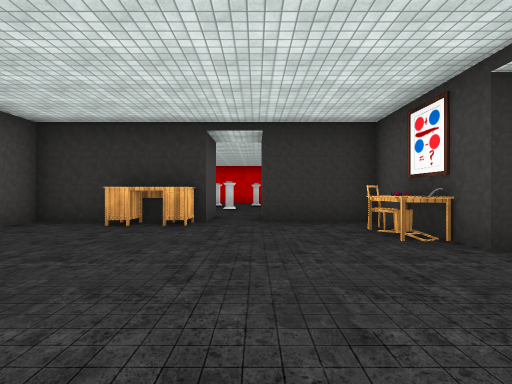
[1] (above)

16 first-person views from a walk through a scene from a Unity 3-D project. The camera is 1.2 m above the floor, looks level and sees 85° across. Doors are open. The floor is counted in squares, 2 m on a side. Each view is taken from the middle of a square. On the plan, view 1 faces up. The plan holds only what a view shows up to about 9 squares ahead; the rest is blank. The player is left out. Some surface patterns are stand-ins.

[2]
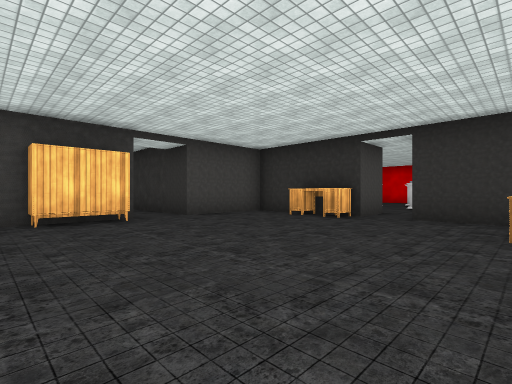

[3]
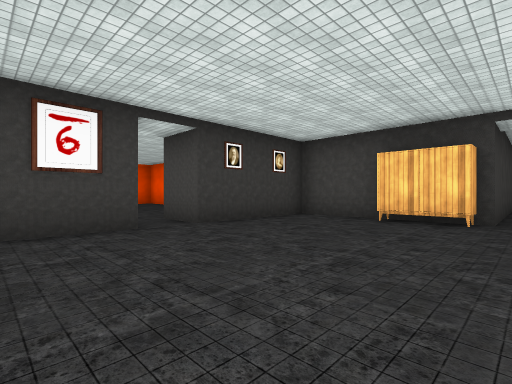

[4]
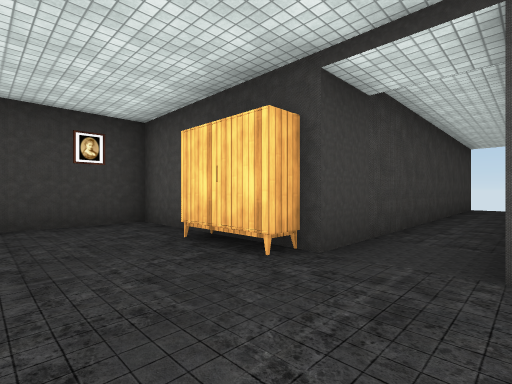

[5]
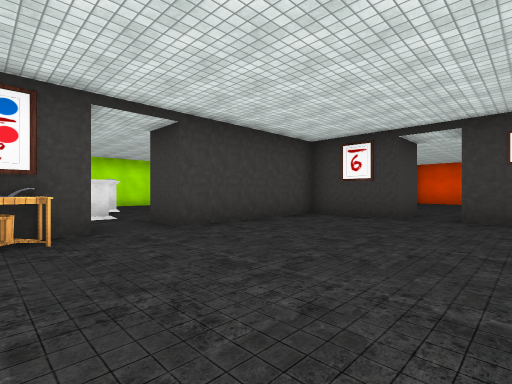

[6]
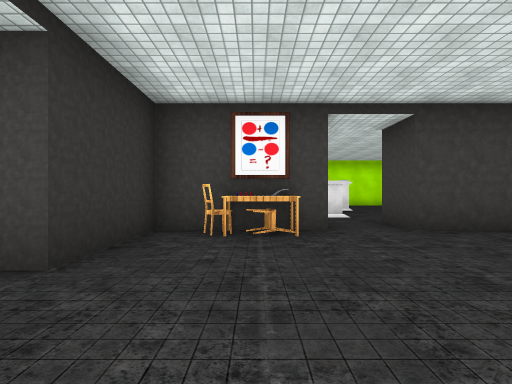

[7]
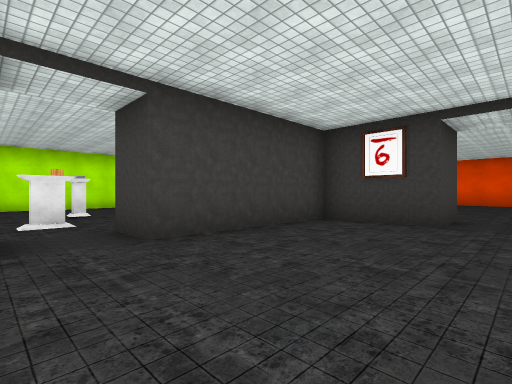

[8]
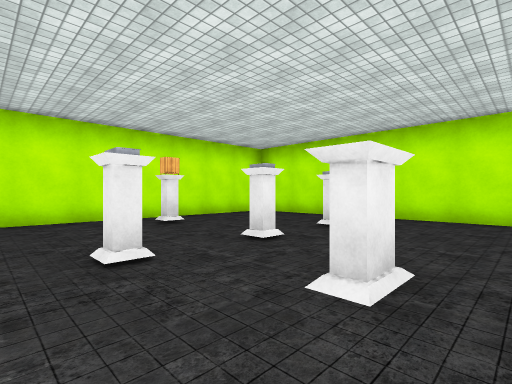

[9]
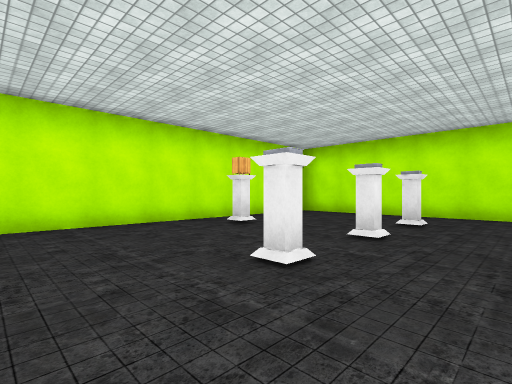

[10]
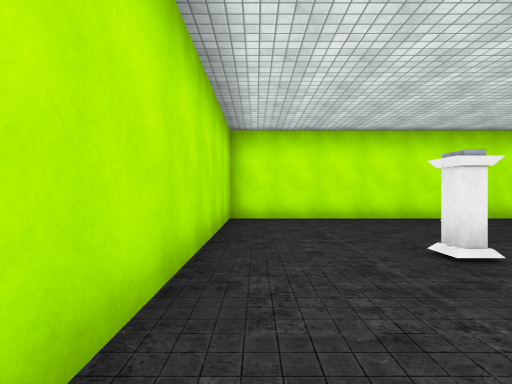

[11]
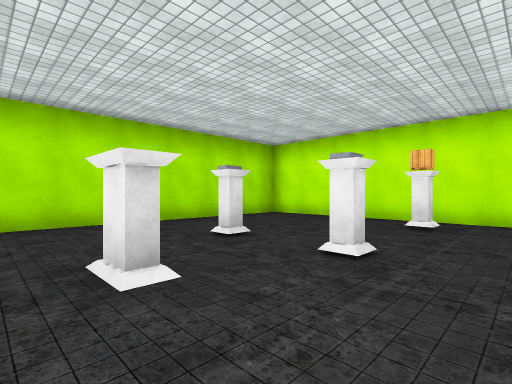

[12]
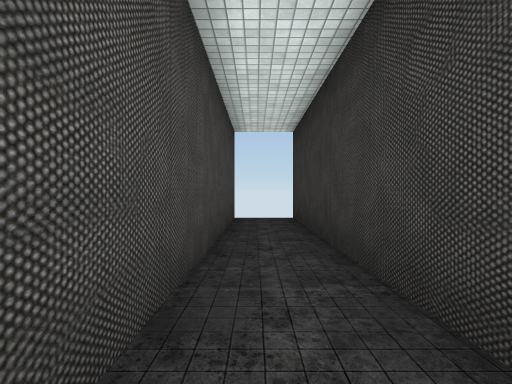

[13]
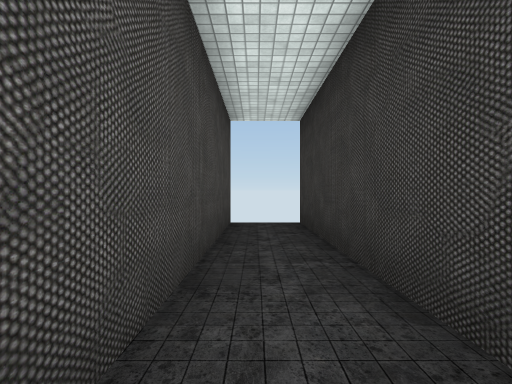

[14]
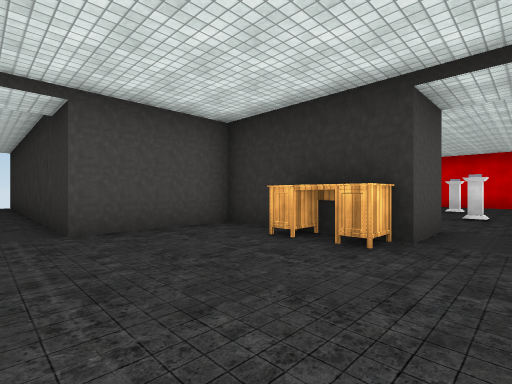

[15]
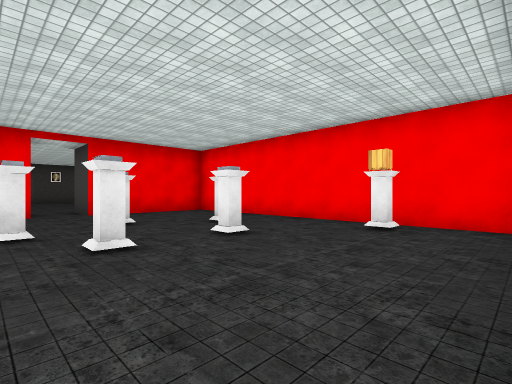

[16]
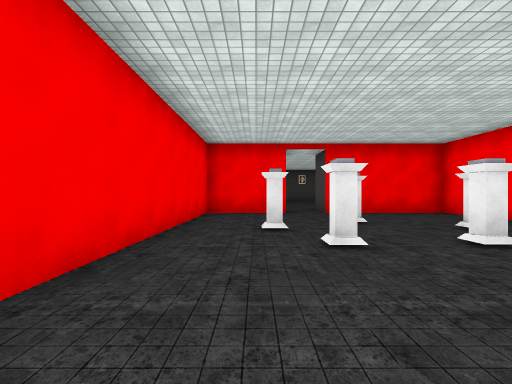

### Floor plan
Ten units are one square. View 1 is at (0, 0); x grows to the right and y downward. Boxes are objects, and circles mark ways between rooms. Rooms are numbered by the first view taken in them; rooms with no view inside come last. Other rooms are left out.
<svg viewBox="-140 -154 249 199">
<path fill="none" stroke="#000" d="M24 -28 24 -56 1 -56M-10 -56 -44 -56 -44 -29M-44 2 -44 26 -10 26 -10 40M1 40 1 26 24 26 24 -15M104 21 104 -56 41 -56M42 26 101 26M-135 -15 -44 -15M-44 -29 -135 -29M1 -70 24 -70 24 -135M-44 -149 -44 -70 -10 -70 -10 -56"/>
<rect x="-45" y="-15" width="10" height="20" fill="#bbb"><title>cabinet</title></rect>
<rect x="-25" y="-65" width="10" height="20" fill="#bbb"><title>desk</title></rect>
<rect x="5" y="-45" width="10" height="10" fill="#bbb"><title>chair</title></rect>
<rect x="5" y="-55" width="10" height="10" fill="#bbb"><title>chair</title></rect>
<rect x="15" y="-45" width="10" height="10" fill="#bbb"><title>painting</title></rect>
<rect x="45" y="-25" width="10" height="10" fill="#bbb"><title>other object</title></rect>
<rect x="55" y="-35" width="10" height="10" fill="#bbb"><title>other object</title></rect>
<rect x="65" y="5" width="10" height="10" fill="#bbb"><title>other object</title></rect>
<rect x="65" y="-15" width="10" height="10" fill="#bbb"><title>other object</title></rect>
<rect x="85" y="-15" width="10" height="10" fill="#bbb"><title>other object</title></rect>
<rect x="-45" y="-135" width="10" height="10" fill="#bbb"><title>other object</title></rect>
<rect x="-35" y="-105" width="10" height="10" fill="#bbb"><title>other object</title></rect>
<rect x="-25" y="-125" width="10" height="10" fill="#bbb"><title>other object</title></rect>
<rect x="-15" y="-95" width="10" height="10" fill="#bbb"><title>other object</title></rect>
<rect x="-5" y="-125" width="10" height="10" fill="#bbb"><title>other object</title></rect>
<rect x="5" y="-105" width="10" height="10" fill="#bbb"><title>other object</title></rect>
<circle cx="30" cy="-25" r="3" fill="#2a7"/>
<circle cx="-50" cy="-25" r="3" fill="#2a7"/>
<circle cx="-5" cy="-60" r="3" fill="#2a7"/>
<text x="-10" y="-20">1</text>
<text x="70" y="-20">2</text>
<text x="-90" y="-20">3</text>
<text x="-10" y="-110">4</text>
</svg>
Room 1 opens to room 2. Room 1 opens to room 3. Room 1 opens to room 4.

Where each view was taken, in squares from view 1:
view 1: 0 up, 0 right, facing up
view 2: 1 down, 2 right, facing up-left
view 3: 2 up, 2 right, facing down-left
view 4: 3 up, 2 left, facing down-left
view 5: 4 up, 2 left, facing down-right
view 6: 4 up, 2 left, facing right
view 7: 3 up, 1 left, facing down-right
view 8: 4 up, 4 right, facing down-right
view 9: 5 up, 5 right, facing down-right
view 10: 5 up, 4 right, facing right
view 11: 0 up, 4 right, facing up-right
view 12: 2 up, 7 left, facing left
view 13: 2 up, 8 left, facing left
view 14: 2 up, 0 right, facing up-left
view 15: 15 up, 1 right, facing down-left
view 16: 15 up, 1 right, facing down
